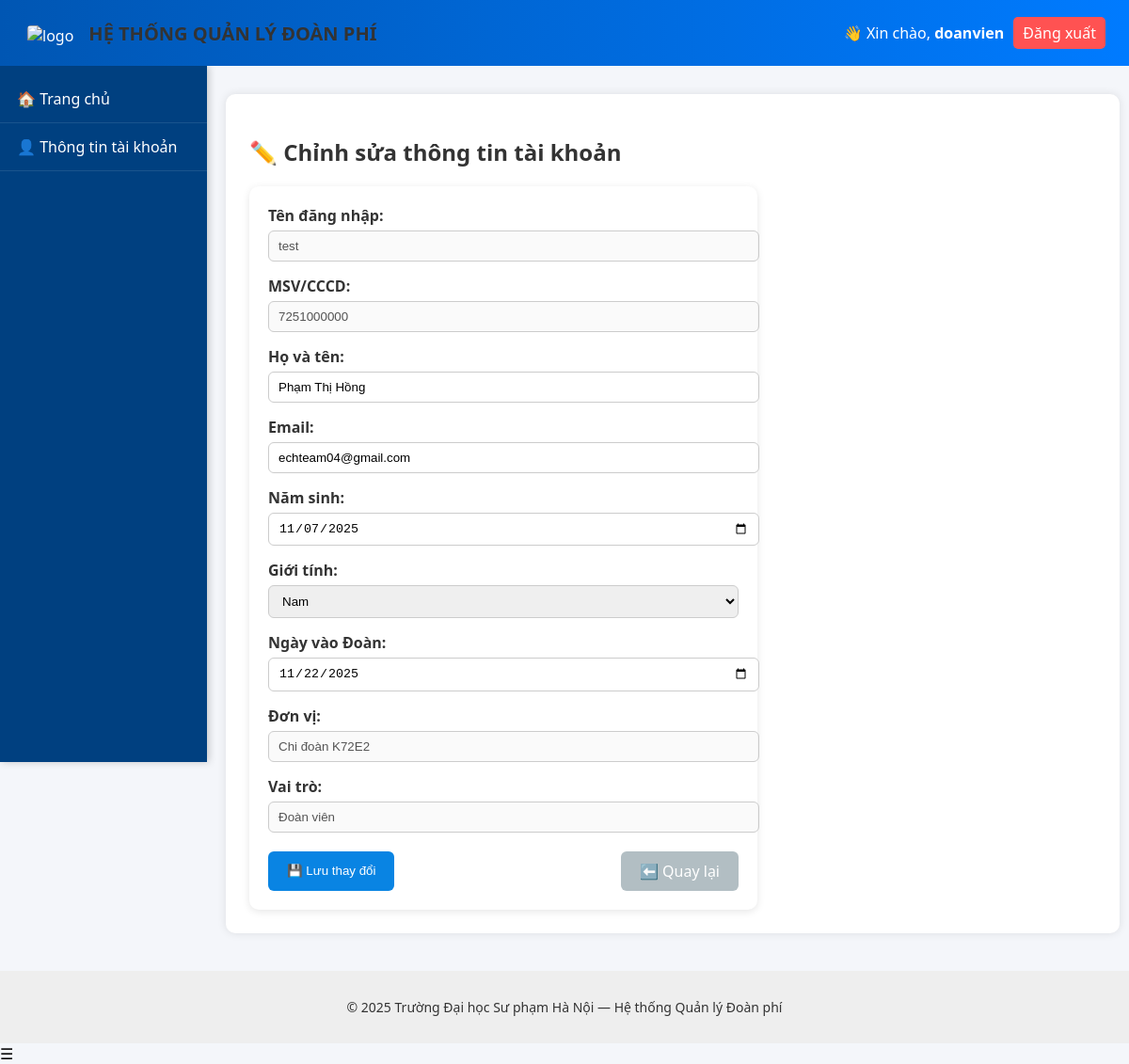
/pages/edit_user2.php?id=9 (signed in), run on an earlier commit of the app's database.
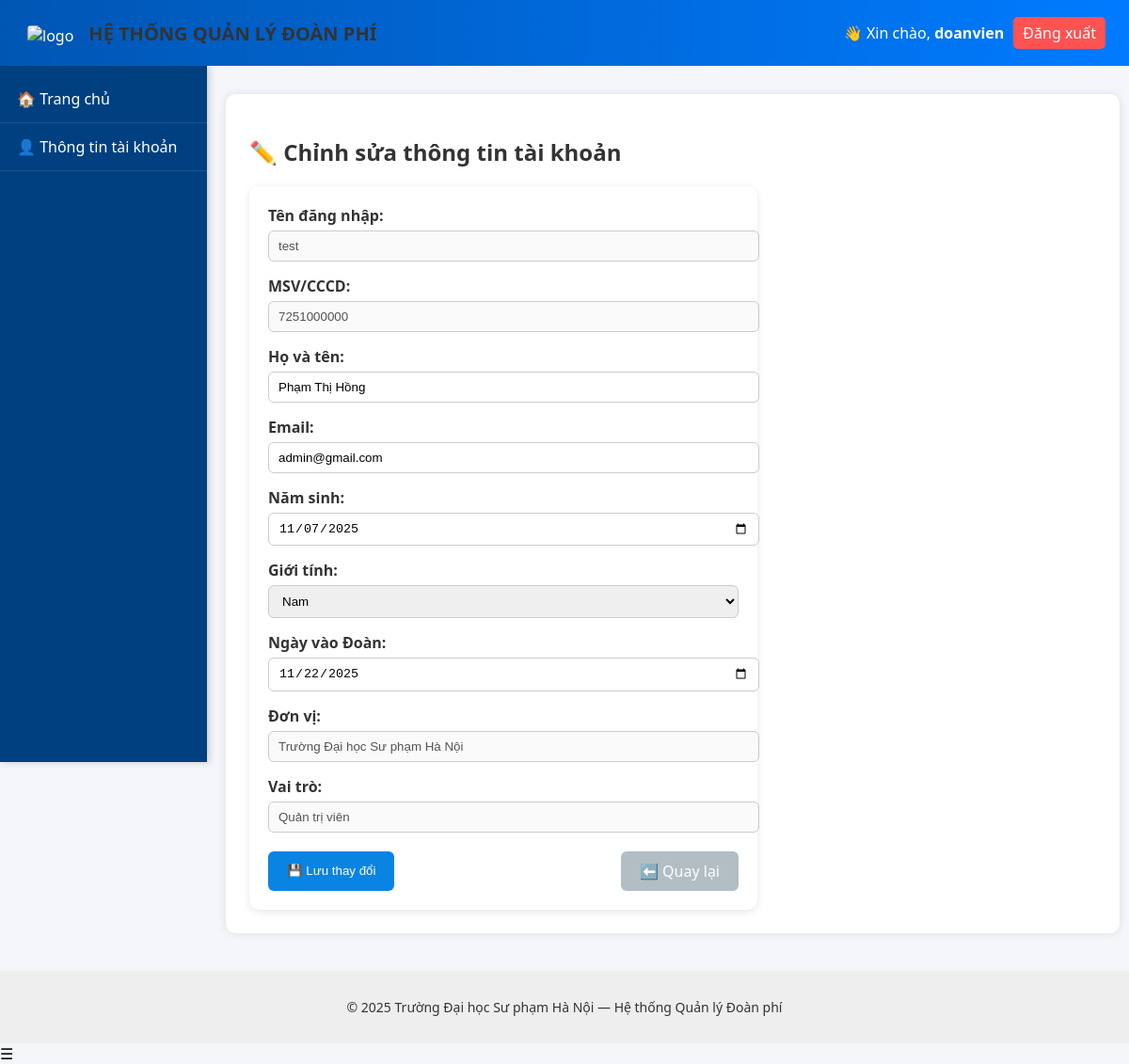
And on a later commit of the database.
### tables this page shows
CREATE TABLE `users` (
  `userId` int(11) NOT NULL,
  `userName` varchar(255) NOT NULL,
  `fullName` varchar(255) DEFAULT NULL,
  `gender` enum('M','F','O') DEFAULT 'O',
  `identifyCard` varchar(255) DEFAULT NULL,
  `email` varchar(255) DEFAULT NULL,
  `password` varchar(255) NOT NULL,
  `birthDate` date DEFAULT NULL,
  `joinDate` date DEFAULT NULL,
  `unit` varchar(255) DEFAULT NULL,
  `isAdmin` tinyint(1) DEFAULT 0,
  `createdAt` datetime DEFAULT current_timestamp(),
  `updatedAt` datetime DEFAULT current_timestamp() ON UPDATE current_timestamp()
);

CREATE TABLE `organization_units` (
  `id` int(11) NOT NULL,
  `unit_name` varchar(255) NOT NULL,
  `unit_level` enum('Truong','Khoa','ChiDoan') NOT NULL,
  `parent_id` int(11) DEFAULT NULL,
  `leader_id` int(11) DEFAULT NULL,
  `deputy_id` int(11) DEFAULT NULL,
  `created_at` timestamp NOT NULL DEFAULT current_timestamp(),
  `updated_at` timestamp NOT NULL DEFAULT current_timestamp() ON UPDATE current_timestamp()
);

CREATE TABLE `role` (
  `id` int(11) NOT NULL,
  `role_name` varchar(255) NOT NULL,
  `createdAt` datetime DEFAULT current_timestamp(),
  `updatedAt` datetime DEFAULT current_timestamp() ON UPDATE current_timestamp()
);

### pages/edit_user2.php (the view, shortened to what this page needs)
<?php
include("../includes/header.php");
include("../includes/navbar.php");
include("../config/db.php");
$currentUser = $_SESSION['user'];
$userId = isset($_GET['id']) ? intval($_GET['id']) : $currentUser['userId'];
$query = "
    SELECT u.*, r.id AS role_id, r.role_name, ou.unit_name
    FROM users u
    LEFT JOIN user_role ur ON u.userId = ur.user_id
    LEFT JOIN role r ON ur.role_id = r.id
    LEFT JOIN organization_units ou ON u.unit = ou.id
    WHERE u.userId = $userId
";
$result = $conn->query($query);
$user = $result->fetch_assoc();
$roles = $conn->query("SELECT id, role_name FROM role ORDER BY id ASC");
$units = $conn->query("SELECT id, unit_name, unit_level FROM organization_units ORDER BY unit_level, unit_name ASC");
?>
<div class="container">
  <h2>✏️ Chỉnh sửa thông tin tài khoản</h2>
  <form method="POST" class="form-edit">
    <div class="form-group">
      <label>Tên đăng nhập:</label>
      <input type="text" value="<?= htmlspecialchars($user['userName']) ?>" disabled>
    </div>
    <div class="form-group">
      <label>MSV/CCCD:</label>
      <input type="text" value="<?= htmlspecialchars($user['identifyCard']) ?>" disabled>
    </div>
    <div class="form-group">
      <label>Họ và tên:</label>
      <input type="text" name="fullName" value="<?= htmlspecialchars($user['fullName']) ?>" required>
    </div>
    <div class="form-group">
      <label>Email:</label>
      <input type="email" name="email" value="<?= htmlspecialchars($user['email']) ?>" required>
    </div>
    <div class="form-group">
      <label>Năm sinh:</label>
      <input type="date" name="birthDate" value="<?= htmlspecialchars($user['birthDate'] ?? '') ?>">
    </div>
    <div class="form-group">
      <label>Giới tính:</label>
      <select name="gender">
        <option value="M" <?= ($user['gender'] == 'M') ? 'selected' : '' ?>>Nam</option>
      </select>
    </div>
    <div class="form-group">
      <label>Ngày vào Đoàn:</label>
      <input type="date" name="joinDate" value="<?= htmlspecialchars($user['joinDate'] ?? '') ?>">
    </div>
    <?php if ($currentUser['isAdmin']): ?>
      <div class="form-group">
        <label>Đơn vị:</label>
        <select name="unit" required>
          <option value="">-- Chọn đơn vị --</option>
          <?php while ($u = $units->fetch_assoc()): ?>
            <option value="<?= $u['id'] ?>"
              <?= ($user['unit'] == $u['id']) ? 'selected' : '' ?>>
              <?= htmlspecialchars($u['unit_name']) ?> (<?= $u['unit_level'] ?>)
            </option>
          <?php endwhile; ?>
        </select>
      </div>
    <?php else: ?>
      <div class="form-group">
        <label>Đơn vị:</label>
        <input type="text" value="<?= htmlspecialchars($user['unit_name']) ?>" disabled>
      </div>
    <?php endif; ?>
    <?php if ($currentUser['isAdmin']): ?>
      <div class="form-group">
        <label>Vai trò:</label>
        <select name="role_id" required>
          <?php while ($r = $roles->fetch_assoc()): ?>
            <option value="<?= $r['id'] ?>" <?= ($user['role_id'] == $r['id']) ? 'selected' : '' ?>>
              <?= htmlspecialchars($r['role_name']) ?>
            </option>
          <?php endwhile; ?>
        </select>
      </div>
    <?php else: ?>
      <div class="form-group">
        <label>Vai trò:</label>
        <input type="text" value="<?= htmlspecialchars($user['role_name']) ?>" disabled>
      </div>
    <?php endif; ?>
    <div class="form-actions">
      <button type="submit" class="btn-save">💾 Lưu thay đổi</button>
      <a href="users.php" class="btn-back">⬅️ Quay lại</a>
    </div>
  </form>
</div>
<?php include("../includes/footer.php"); ?>

What changed in the data, as far as the page shows it:
changed users "test": email "echteam04@gmail.com" → "admin@gmail.com"; unit_name "Chi đoàn K72E2" → "Trường Đại học Sư phạm Hà Nội"; role_name "Đoàn viên" → "Quản trị viên"
